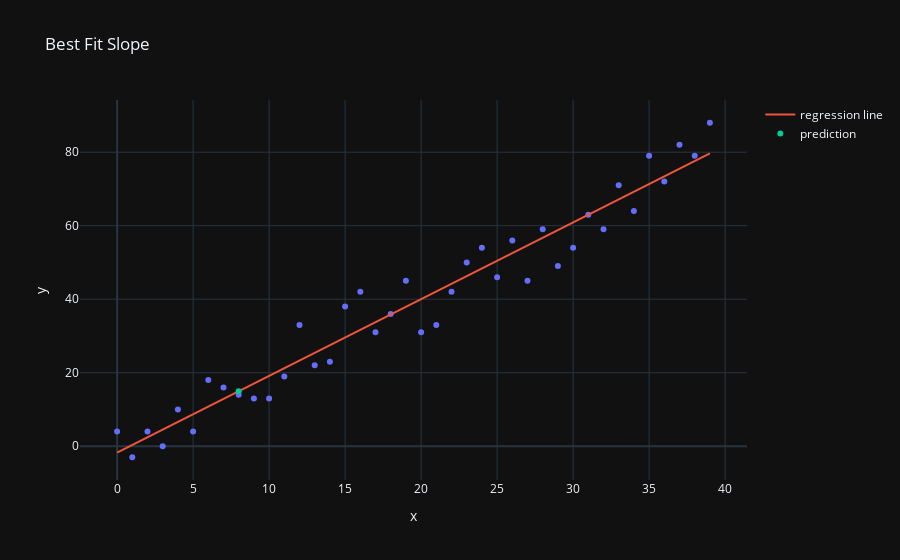

Notebook code cell kept with this figure:
### Code cell
plot = px.scatter(x=xs, y=ys, title="Best Fit Slope", template="plotly_dark")
plot.add_scatter(x=xs, y=regression_line, mode="lines", name="regression line")
plot.add_scatter(x=[predict_x], y=[predict_y], mode="markers", name="prediction")
plot.show()

### Figure 1 — Plotly figure (JSON) as saved in the notebook; plotly's stock layout.template omitted (floating-point values rounded to 4 significant figures)
{"data": [{"hovertemplate": "x=%{x}<br>y=%{y}<extra></extra>", "legendgroup": "", "marker": {"color": "#636efa", "symbol": "circle"}, "mode": "markers", "name": "", "orientation": "v", "showlegend": false, "type": "scatter", "x": [0, 1, 2, 3, 4, 5, 6, 7, 8, 9, 10, 11, 12, 13, 14, 15, 16, 17, 18, 19, 20, 21, 22, 23, 24, 25, 26, 27, 28, 29, 30, 31, 32, 33, 34, 35, 36, 37, 38, 39], "xaxis": "x", "y": [4, -3, 4, 0, 10, 4, 18, 16, 14, 13, 13, 19, 33, 22, 23, 38, 42, 31, 36, 45, 31, 33, 42, 50, 54, 46, 56, 45, 59, 49, 54, 63, 59, 71, 64, 79, 72, 82, 79, 88], "yaxis": "y"}, {"mode": "lines", "name": "regression line", "type": "scatter", "x": [0, 1, 2, 3, 4, 5, 6, 7, 8, 9, 10, 11, 12, 13, 14, 15, 16, 17, 18, 19, 20, 21, 22, 23, 24, 25, 26, 27, 28, 29, 30, 31, 32, 33, 34, 35, 36, 37, 38, 39], "y": [-1.77, 0.3187, 2.407, 4.495, 6.583, 8.671, 10.76, 12.85, 14.94, 17.02, 19.11, 21.2, 23.29, 25.38, 27.47, 29.55, 31.64, 33.73, 35.82, 37.91, 39.99, 42.08, 44.17, 46.26, 48.35, 50.43, 52.52, 54.61, 56.7, 58.79, 60.88, 62.96, 65.05, 67.14, 69.23, 71.32, 73.4, 75.49, 77.58, 79.67]}, {"mode": "markers", "name": "prediction", "type": "scatter", "x": [8], "y": [14.94]}], "layout": {"legend": {"tracegroupgap": 0}, "title": {"text": "Best Fit Slope"}, "xaxis": {"anchor": "y", "domain": [0, 1], "title": {"text": "x"}}, "yaxis": {"anchor": "x", "domain": [0, 1], "title": {"text": "y"}}}}
